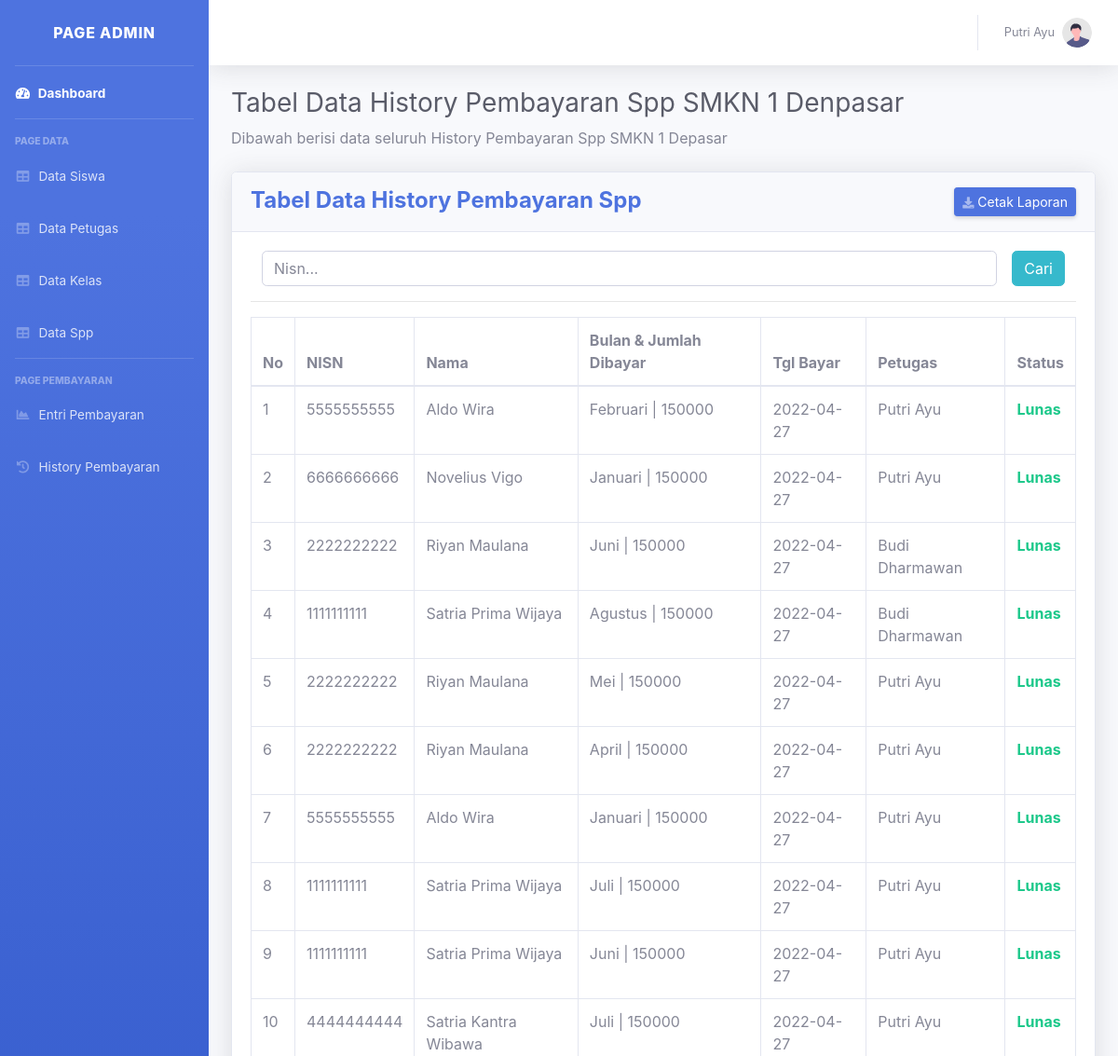
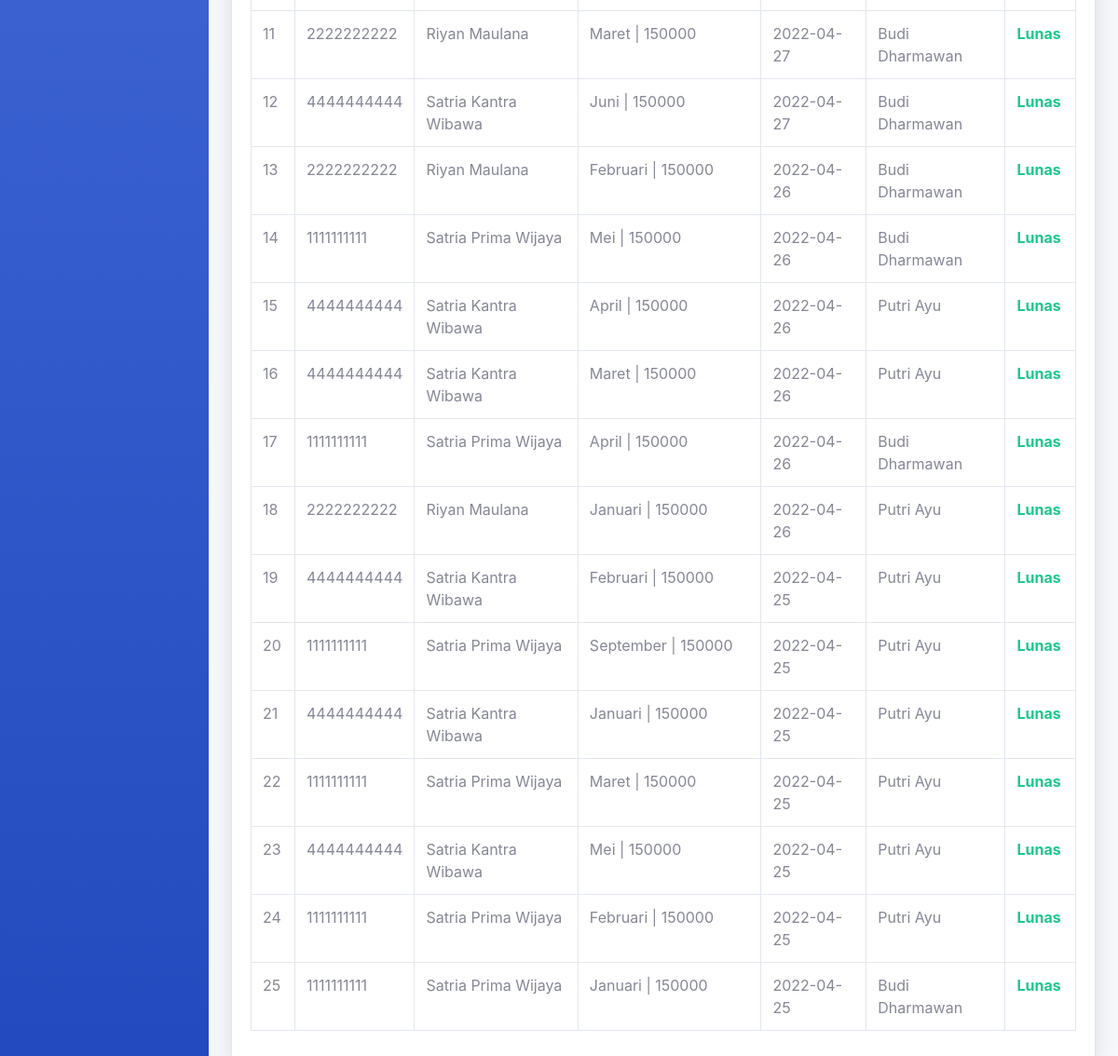
Page /views/admin/index.php?page=history-pembayaran (signed in) on the committed database (2 pictures, top to bottom).
### tables this page shows
CREATE TABLE `pembayaran` (
  `id_pembayaran` int(11) NOT NULL,
  `id_petugas` int(11) NOT NULL,
  `nisn` char(10) NOT NULL,
  `tgl_bayar` date NOT NULL,
  `bulan_dibayar` varchar(9) NOT NULL,
  `tahun_dibayar` varchar(4) NOT NULL,
  `id_spp` int(11) NOT NULL,
  `jumlah_bayar` int(11) NOT NULL
);

CREATE TABLE `siswa` (
  `nisn` char(10) NOT NULL,
  `nis` char(8) NOT NULL,
  `nama` varchar(35) NOT NULL,
  `id_kelas` int(11) NOT NULL,
  `alamat` text NOT NULL,
  `no_telp` varchar(13) NOT NULL,
  `id_spp` int(11) NOT NULL
);

CREATE TABLE `petugas` (
  `id_petugas` int(11) NOT NULL,
  `username` varchar(25) NOT NULL,
  `password` varchar(32) NOT NULL,
  `nama_petugas` varchar(35) NOT NULL,
  `level` enum('admin','petugas') NOT NULL
);

### class/admin.php (called while the page is built, shortened)
<?php
require_once '../../config/database.php';
class Admin extends Database
{
    public function getDataSiswa() {
        $query = "SELECT siswa.*, kelas.nama_kelas FROM siswa INNER JOIN kelas ON kelas.id_kelas=siswa.id_kelas";
        $result = $this->query($query);
        return $result;
    }
    public function getDataPetugas() {
        $query = "SELECT * FROM petugas ORDER BY id_petugas DESC";
        $result = $this->query($query);
        return $result;
    }
    public function getDataPembayaran() {
        $query = "SELECT * FROM pembayaran ORDER BY id_pembayaran DESC";
        $result = $this->query($query);
        return $result;
    }
}

### config/database.php (called while the page is built, shortened)
<?php
class Database
{
    private $host = "localhost";
    private $user = "root";
    private $pass = "rootuser";
    private $dbname = "admin_ukk_spp";
    public function __construct()
    {
        $this->koneksi = mysqli_connect($this->host, $this->user, $this->pass, $this->dbname);
    }
    public function query($query) {
        $result = mysqli_query($this->koneksi, $query);
        while($row = mysqli_fetch_assoc($result)) {
            $rows[] = $row;
        }
        return isset($rows) ? $rows : '';
    }
}

### views/admin/historyPembayaran.php (the view, shortened to what this page needs)
<?php
if(isset($_POST['nisn']) && $_POST['nisn'] != '') {
    $nisn = $_POST['nisn'];
    $datasiswa = $admin->searchSiswaByNisn($nisn);
    $datapembayaran = $admin->searchDataPembayaranByNisn($nisn);
} else {
    $datasiswa = $admin->getDataSiswa();
    $datapembayaran = $admin->getDataPembayaran();
}
$datapetugas = $admin->getDataPetugas();
?>
    <div id="wrapper">
                <div class="container-fluid">
                    <h1 class="h3 mb-2 text-gray-800">Tabel Data History Pembayaran Spp SMKN 1 Denpasar</h1>
                    <p class="mb-4">Dibawah berisi data seluruh History Pembayaran Spp SMKN 1 Depasar </p>
                    <div class="card shadow mb-4">
                        <div class="card-header py-3 d-flex justify-content-between">
                            <h4 class="m-0 font-weight-bold text-primary">Tabel Data History Pembayaran Spp</h4>
                            <?php
                            if(isset($_POST['nisn']) && $_POST['nisn'] != ''):
                                foreach($datasiswa as $siswa):
                               ?>
                                <a href="generateLaporanSiswa.php?nisn=<?= $siswa['nisn'] ?>" target="_BLANK" class="d-none d-sm-inline-block btn btn-sm btn-primary shadow-sm"><i
                                class="fas fa-download fa-sm text-white-50"></i> Cetak History</a>
                            <?php
                                endforeach;
                            else:
                            ?>
                                <a href="generateLaporan.php" target="_BLANK" class="d-none d-sm-inline-block btn btn-sm btn-primary shadow-sm"><i
                                class="fas fa-download fa-sm text-white-50"></i> Cetak Laporan</a>
                            <?php endif; ?>
                        </div>
                        <div class="card-body">
                                <div>
                                    <form action="" method="post">
                                        <div class="form-group col-lg-12 d-flex">
                                            <input type="search" name="nisn" <?php if(isset($_POST['nisn']) && $_POST['nisn'] != '') {  foreach($datasiswa as $siswa): ?>
                                                                                <?php endforeach; } ?> placeholder="Nisn..." class="form-control">
                                            <button type="submit" name="cariSiswa" class="btn btn-info ml-3">Cari</button>
                                        </div>
                                    </form>
                                </div>
                                <hr>
                            <div class="table-responsive">
                                    <?php
                                    if(isset($_POST['nisn']) && $_POST['nisn'] != '') {
                                    ?>
                                        <table class="table table-bordered" id="dataTable" width="100%" cellspacing="0">
                                            <thead>
                                                <tr>
                                                    <th>No</th>
                                                    <th>Bulan & Jumlah Dibayar</th>
                                                    <th>Tahun</th>
                                                    <th>Tgl Bayar</th>
                                                    <th>Petugas</th>
                                                    <th>Status</th>
                                                </tr>
                                            </thead>
                                            <tbody>
                                            <?php $i = 1; ?>
                                            <?php foreach($datapembayaran as $bayar): ?>
                                                <tr>
                                                    <td><?= $i ?></td>
                                                    <td><?= $bayar['bulan_dibayar'] ?> | <?= $bayar['jumlah_bayar'] ?></td>
                                                    <td><?= $bayar['tahun_dibayar'] ?></td>
                                                    <td><?= $bayar['tgl_bayar'] ?></td>
                                                    <?php foreach($datapetugas as $petugas): ?>
                                                        <?php if($petugas['id_petugas'] == $bayar['id_petugas']): ?>
                                                            <td><?= $petugas['nama_petugas'] ?></td>
                                                        <?php endif; ?>
                                                    <?php endforeach; ?>
                                                    <td><span class="text-success font-weight-bold">Lunas</span></td>
                                                </tr>
                                            <?php $i++; ?>
                                            <?php endforeach; ?>
                                            </tbody>
                                        </table>
                                    <?php
                                    } else {
                                    ?>
                                    <table class="table table-bordered" id="dataTable" width="100%" cellspacing="0">
                                        <thead>
                                            <tr>
                                                <th>No</th>
                                                <th>NISN</th>
                                                <th>Nama</th>
                                                <th>Bulan & Jumlah Dibayar</th>
                                                <th>Tgl Bayar</th>
                                                <th>Petugas</th>
                                                <th>Status</th>
                                            </tr>
                                        </thead>
                                        <tbody>
                                        <?php $i = 1; ?>
                                        <?php foreach($datapembayaran as $bayar): ?>
                                            <tr>
                                                <td><?= $i ?></td>
                                                <td><?= $bayar['nisn'] ?></td>
                                                <?php foreach($datasiswa as $siswa): ?>
                                                    <?php if($siswa['nisn'] == $bayar['nisn']): ?>
                                                        <td><?= $siswa['nama'] ?></td>
                                                    <?php endif; ?>
                                                <?php endforeach; ?>
                                                <td><?= $bayar['bulan_dibayar'] ?> | <?= $bayar['jumlah_bayar'] ?></td>
                                                <td><?= $bayar['tgl_bayar'] ?></td>
                                                <?php foreach($datapetugas as $petugas): ?>
                                                    <?php if($petugas['id_petugas'] == $bayar['id_petugas']): ?>
                                                        <td><?= $petugas['nama_petugas'] ?></td>
                                                    <?php endif; ?>
                                                <?php endforeach; ?>
                                                <td><span class="text-success font-weight-bold">Lunas</span></td>
                                            </tr>
                                        <?php $i++; ?>
                                        <?php endforeach; ?>
                                        </tbody>
                                    </table>
                                    <?php }?>
                            </div>
                        </div>
                    </div>
                </div>
            </div>
        </div>
    </div>

### rows in the picture
pembayaran: nisn "5555555555", bulan_dibayar "Februari", jumlah_bayar "150000", tgl_bayar "2022-04-27"
siswa: nama "Aldo Wira"
petugas: nama_petugas "Putri Ayu"
pembayaran: nisn "6666666666", bulan_dibayar "Januari", jumlah_bayar "150000", tgl_bayar "2022-04-27"
siswa: nama "Novelius Vigo"
pembayaran: nisn "2222222222", bulan_dibayar "Juni", jumlah_bayar "150000", tgl_bayar "2022-04-27"
siswa: nama "Riyan Maulana"
petugas: nama_petugas "Budi Dharmawan"
pembayaran: nisn "1111111111", bulan_dibayar "Agustus", jumlah_bayar "150000", tgl_bayar "2022-04-27"
siswa: nama "Satria Prima Wijaya"
pembayaran: nisn "2222222222", bulan_dibayar "Mei", jumlah_bayar "150000", tgl_bayar "2022-04-27"
pembayaran: nisn "2222222222", bulan_dibayar "April", jumlah_bayar "150000", tgl_bayar "2022-04-27"
pembayaran: nisn "5555555555", bulan_dibayar "Januari", jumlah_bayar "150000", tgl_bayar "2022-04-27"
pembayaran: nisn "1111111111", bulan_dibayar "Juli", jumlah_bayar "150000", tgl_bayar "2022-04-27"
pembayaran: nisn "1111111111", bulan_dibayar "Juni", jumlah_bayar "150000", tgl_bayar "2022-04-27"
pembayaran: nisn "4444444444", bulan_dibayar "Juli", jumlah_bayar "150000", tgl_bayar "2022-04-27"
siswa: nama "Satria Kantra Wibawa"
pembayaran: nisn "2222222222", bulan_dibayar "Maret", jumlah_bayar "150000", tgl_bayar "2022-04-27"
pembayaran: nisn "4444444444", bulan_dibayar "Juni", jumlah_bayar "150000", tgl_bayar "2022-04-27"
pembayaran: nisn "2222222222", bulan_dibayar "Februari", jumlah_bayar "150000", tgl_bayar "2022-04-26"
pembayaran: nisn "1111111111", bulan_dibayar "Mei", jumlah_bayar "150000", tgl_bayar "2022-04-26"
pembayaran: nisn "4444444444", bulan_dibayar "April", jumlah_bayar "150000", tgl_bayar "2022-04-26"
pembayaran: nisn "4444444444", bulan_dibayar "Maret", jumlah_bayar "150000", tgl_bayar "2022-04-26"
pembayaran: nisn "1111111111", bulan_dibayar "April", jumlah_bayar "150000", tgl_bayar "2022-04-26"
pembayaran: nisn "2222222222", bulan_dibayar "Januari", jumlah_bayar "150000", tgl_bayar "2022-04-26"
pembayaran: nisn "4444444444", bulan_dibayar "Februari", jumlah_bayar "150000", tgl_bayar "2022-04-25"
pembayaran: nisn "1111111111", bulan_dibayar "September", jumlah_bayar "150000", tgl_bayar "2022-04-25"
pembayaran: nisn "4444444444", bulan_dibayar "Januari", jumlah_bayar "150000", tgl_bayar "2022-04-25"
pembayaran: nisn "1111111111", bulan_dibayar "Maret", jumlah_bayar "150000", tgl_bayar "2022-04-25"
pembayaran: nisn "4444444444", bulan_dibayar "Mei", jumlah_bayar "150000", tgl_bayar "2022-04-25"
pembayaran: nisn "1111111111", bulan_dibayar "Februari", jumlah_bayar "150000", tgl_bayar "2022-04-25"
pembayaran: nisn "1111111111", bulan_dibayar "Januari", jumlah_bayar "150000", tgl_bayar "2022-04-25"

### other values in the picture
$_SESSION['user_session']['nama'] "Putri Ayu"
